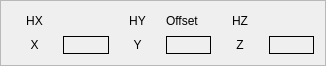
   <widget class="QFrame" name="frame_4">
    <property name="geometry">
     <rect>
      <x>5</x>
      <y>50</y>
      <width>326</width>
      <height>66</height>
     </rect>
    </property>
    <property name="frameShape">
     <enum>QFrame::StyledPanel</enum>
    </property>
    <property name="frameShadow">
     <enum>QFrame::Raised</enum>
    </property>
    <layout class="QGridLayout" name="gridLayout_4">
     <item row="1" column="4">
      <widget class="QLabel" name="label_2">
       <property name="text">
        <string>Y</string>
       </property>
       <property name="alignment">
        <set>Qt::AlignCenter</set>
       </property>
      </widget>
     </item>
     <item row="1" column="7">
      <widget class="QLabel" name="label_3">
       <property name="text">
        <string>Z</string>
       </property>
       <property name="alignment">
        <set>Qt::AlignCenter</set>
       </property>
      </widget>
     </item>
     <item row="1" column="2">
      <widget class="QLabel" name="dro_lb_x">
       <property name="font">
        <font>
         <family>FreeMono</family>
         <pointsize>12</pointsize>
         <weight>75</weight>
         <bold>true</bold>
        </font>
       </property>
       <property name="frameShape">
        <enum>QFrame::Box</enum>
       </property>
       <property name="text">
        <string/>
       </property>
      </widget>
     </item>
     <item row="1" column="8">
      <widget class="QLabel" name="dro_lb_z">
       <property name="font">
        <font>
         <family>FreeMono</family>
         <pointsize>12</pointsize>
         <weight>75</weight>
         <bold>true</bold>
        </font>
       </property>
       <property name="frameShape">
        <enum>QFrame::Box</enum>
       </property>
       <property name="text">
        <string/>
       </property>
      </widget>
     </item>
     <item row="1" column="1">
      <widget class="QLabel" name="label">
       <property name="text">
        <string>X</string>
       </property>
       <property name="alignment">
        <set>Qt::AlignCenter</set>
       </property>
      </widget>
     </item>
     <item row="1" column="5">
      <widget class="QLabel" name="dro_lb_y">
       <property name="font">
        <font>
         <family>FreeMono</family>
         <pointsize>12</pointsize>
         <weight>75</weight>
         <bold>true</bold>
        </font>
       </property>
       <property name="frameShape">
        <enum>QFrame::Box</enum>
       </property>
       <property name="text">
        <string/>
       </property>
      </widget>
     </item>
     <item row="0" column="1">
      <widget class="QLabel" name="home_lb_0">
       <property name="frameShape">
        <enum>QFrame::NoFrame</enum>
       </property>
       <property name="text">
        <string>HX</string>
       </property>
       <property name="alignment">
        <set>Qt::AlignCenter</set>
       </property>
      </widget>
     </item>
     <item row="0" column="4">
      <widget class="QLabel" name="home_lb_1">
       <property name="frameShape">
        <enum>QFrame::NoFrame</enum>
       </property>
       <property name="text">
        <string>HY</string>
       </property>
       <property name="alignment">
        <set>Qt::AlignCenter</set>
       </property>
      </widget>
     </item>
     <item row="0" column="7">
      <widget class="QLabel" name="home_lb_2">
       <property name="frameShape">
        <enum>QFrame::NoFrame</enum>
       </property>
       <property name="text">
        <string>HZ</string>
       </property>
       <property name="alignment">
        <set>Qt::AlignCenter</set>
       </property>
      </widget>
     </item>
     <item row="0" column="5">
      <widget class="QLabel" name="label_34">
       <property name="text">
        <string>Offset</string>
       </property>
      </widget>
     </item>
    </layout>
   </widget>
